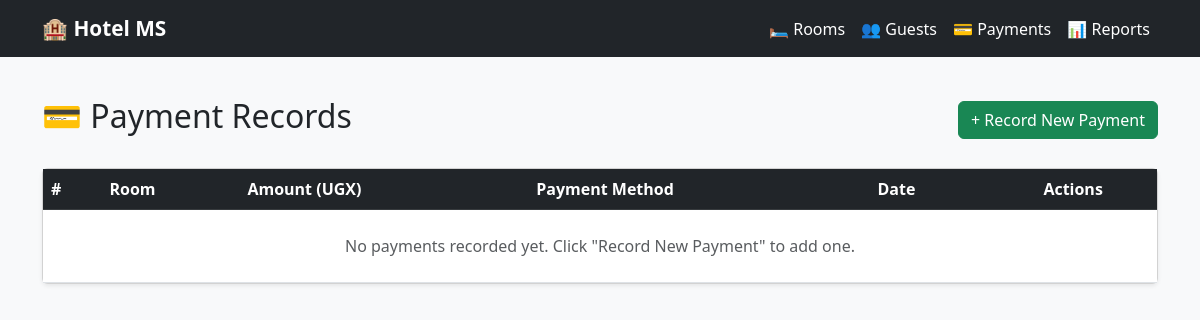
/payments/, run on an earlier commit of the app's database.
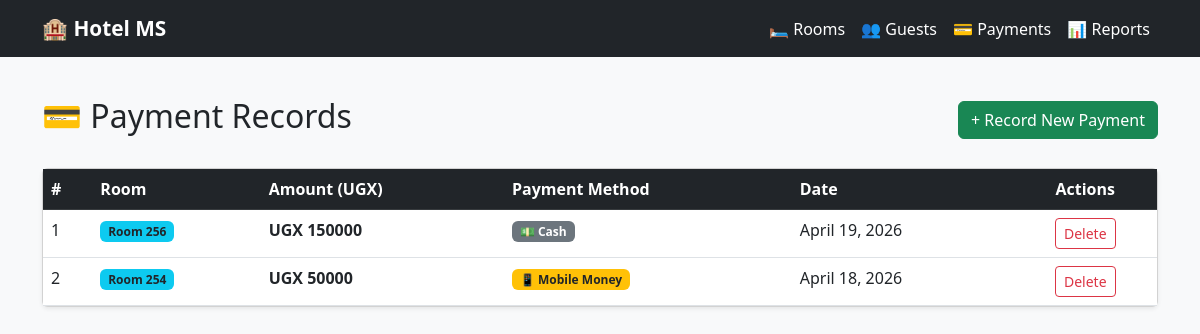
And on a later commit of the database.
### payments/models.py (models this page shows, shortened)
class Payment(models.Model):
    PAYMENT_TYPE_CHOICES = [
        ('Mobile Money', 'Mobile Money'),
        ('Cash', 'Cash'),
    ]
    room = models.ForeignKey(Room, on_delete=models.PROTECT, related_name='payments')
    amount = models.DecimalField(max_digits=12, decimal_places=2)
    payment_type = models.CharField(max_length=20, choices=PAYMENT_TYPE_CHOICES)
    payment_date = models.DateField()

### rooms/models.py (models this page shows, shortened)
class Room(models.Model):
    CATEGORY_CHOICES = [
        ('Single', 'Single'),
        ('Double', 'Double'),
        ('Suite', 'Suite'),
        ('Deluxe', 'Deluxe'),
    ]
    room_number = models.IntegerField(unique=True)
    category = models.CharField(max_length=20, choices=CATEGORY_CHOICES)
    price_per_night = models.DecimalField(max_digits=10, decimal_places=2)
    is_occupied = models.BooleanField(default=False)

### payments/views.py (the view)
# urls.py: path('', views.payment_list, name='payment_list'),
def payment_list(request):
    payments = Payment.objects.select_related('room').order_by('-payment_date')
    return render(request, 'payment_list.html', {'payments': payments})

### payments/templates/payment_list.html (shortened to what this page needs)
{% extends 'base.html' %}
{% block content %}
<div class="container mt-4">
    <div class="d-flex justify-content-between align-items-center mb-4">
        <h2>💳 Payment Records</h2>
        <a href="{% url 'add_payment' %}" class="btn btn-success">+ Record New Payment</a>
    </div>
    <div class="card shadow-sm">
        <div class="card-body p-0">
            <table class="table table-hover mb-0">
                <thead class="table-dark">
                    <tr>
                        <th>#</th>
                        <th>Room</th>
                        <th>Amount (UGX)</th>
                        <th>Payment Method</th>
                        <th>Date</th>
                        <th class="text-center">Actions</th>
                    </tr>
                </thead>
                <tbody>
                    {% for payment in payments %}
                    <tr>
                        <td>{{ forloop.counter }}</td>
                        <td><span class="badge bg-info text-dark">Room {{ payment.room.room_number }}</span></td>
                        <td class="fw-bold">UGX {{ payment.amount|floatformat:0 }}</td>
                        <td>
                            {% if payment.payment_type == 'Mobile Money' %}
                                <span class="badge bg-warning text-dark">📱 Mobile Money</span>
                            {% else %}
                                <span class="badge bg-secondary">💵 Cash</span>
                            {% endif %}
                        </td>
                        <td>{{ payment.payment_date }}</td>
                        <td class="text-center">
                            <form action="{% url 'delete_payment' payment.pk %}" method="POST" style="display:inline;">
                                <button type="submit" class="btn btn-sm btn-outline-danger"
                                    onclick="return confirm('Delete this payment record?')">Delete</button>
                            </form>
                        </td>
                    </tr>
                    {% empty %}
                    <tr>
                        <td colspan="6" class="text-center py-4 text-muted">
                            No payments recorded yet. Click "Record New Payment" to add one.
                        </td>
                    </tr>
                    {% endfor %}
                </tbody>
            </table>
        </div>
    </div>
</div>
{% endblock %}

What changed in the data, as far as the page shows it:
added Payment: room.room_number "256", amount "150000", payment_type "💵 Cash", payment_date "April 19, 2026"
added Payment: room.room_number "254", amount "50000", payment_type "📱 Mobile Money", payment_date "April 18, 2026"
Also different on the page:
text no longer shown: "No payments recorded yet. Click \"Record New Payment\" to add one."
